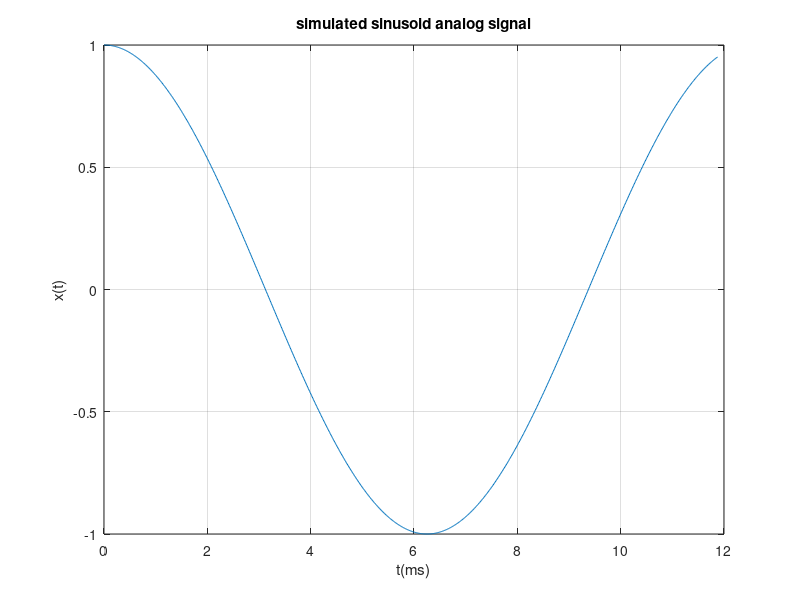

This chart was generated by the following MATLAB code: (Note: this script raises an error after producing the figure.)
close all
clc

%% Q2 Matlab problem 2
%Part (a)
%choose f0 (signal frequency) less than 1/5 fsim (simulation frequency)
fsim=80*1e+3;
f0=fsim/1000;
%phase to be random
phi=0;
%choose a T so we have 900-1000 samples over fsim
T=950*(1/fsim);
t=linspace(0,T,950);
x=cos(2*pi.*f0.*t+phi);
figure
plot(t*1e+3,x);
xlabel('t(ms)');
ylabel('x(t)');
title('simulated sinusoid analog signal');
grid on

%Part (b)
%use fmagplot to plot the FT of signal in (a)
figure
fmagplot(x,(1/fsim));

%Part (c)
%A/D operation
figure
fs=8*1e+3;
L=fsim/fs;
Ts=1/fs;
ts=downsample(t,L);
xs=downsample(x,L);
stem(ts*1e+3,xs);
xlabel('t(ms)');
ylabel('x(t)');
title('DT signal when fs=8kHz');
grid on

%Part (d)
n=ts/Ts; %A/D x-axis scaling from time domain to domainless position
w=linspace(-pi,pi,1000);
X=DTFT(xs,ts/Ts,w);


%% Q2 Matlab problem 3
close all
figure
fcut=2*(fs/2)/fsim;
[b,a]=cheby2(9,60,fcut);
freqz(b,a);
A=n_zero_insertion((fsim/fs),xs);
dataIn = A;
dataOut = filter(b,a,dataIn);
figure
plot(t*1e+3,dataOut);
xlabel('t(ms)');
ylabel('x(t)');
title('reconstructed sinusoid analog signal');
grid on
figure
fmagplot(dataOut,(1/fcut));























